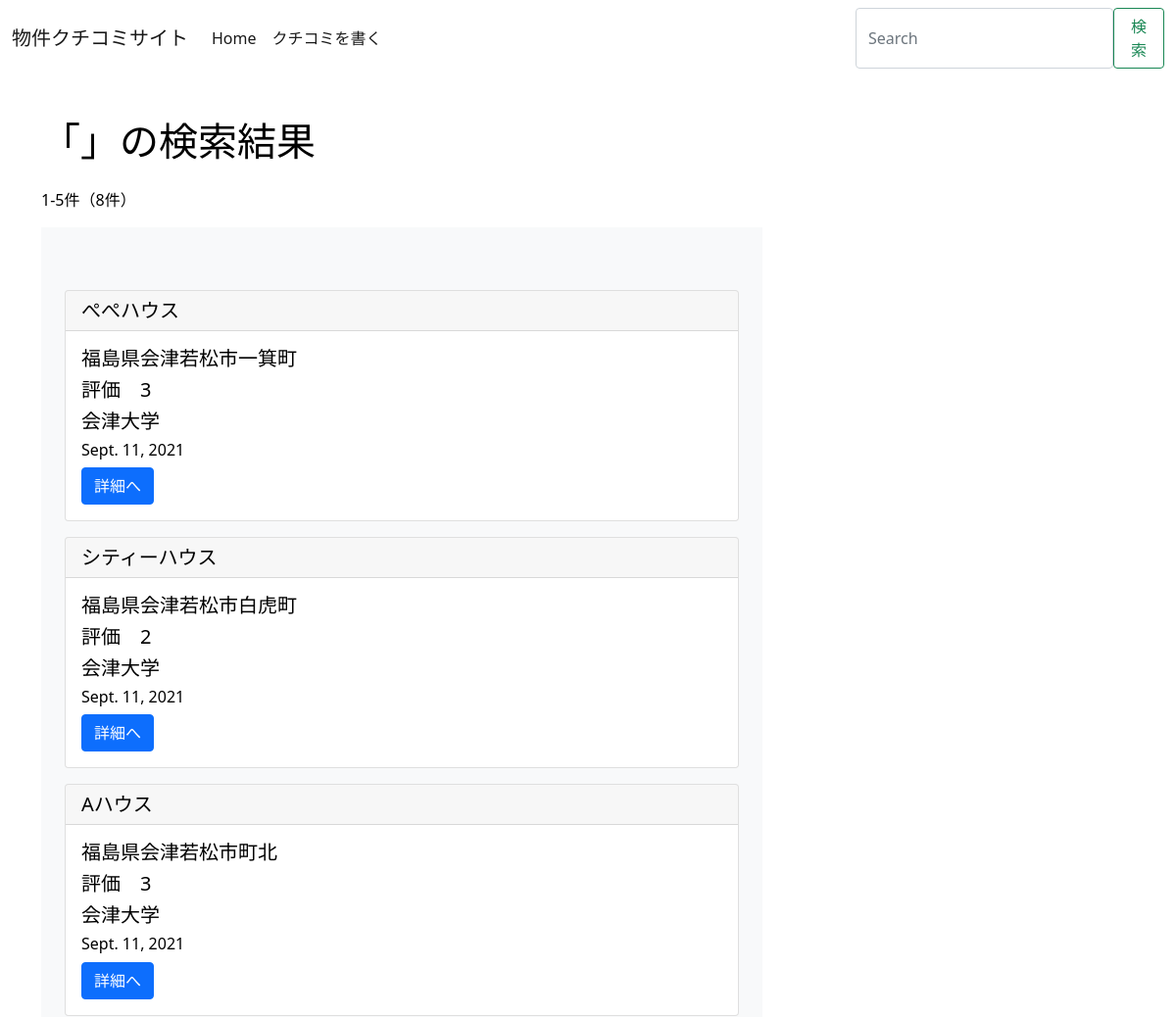
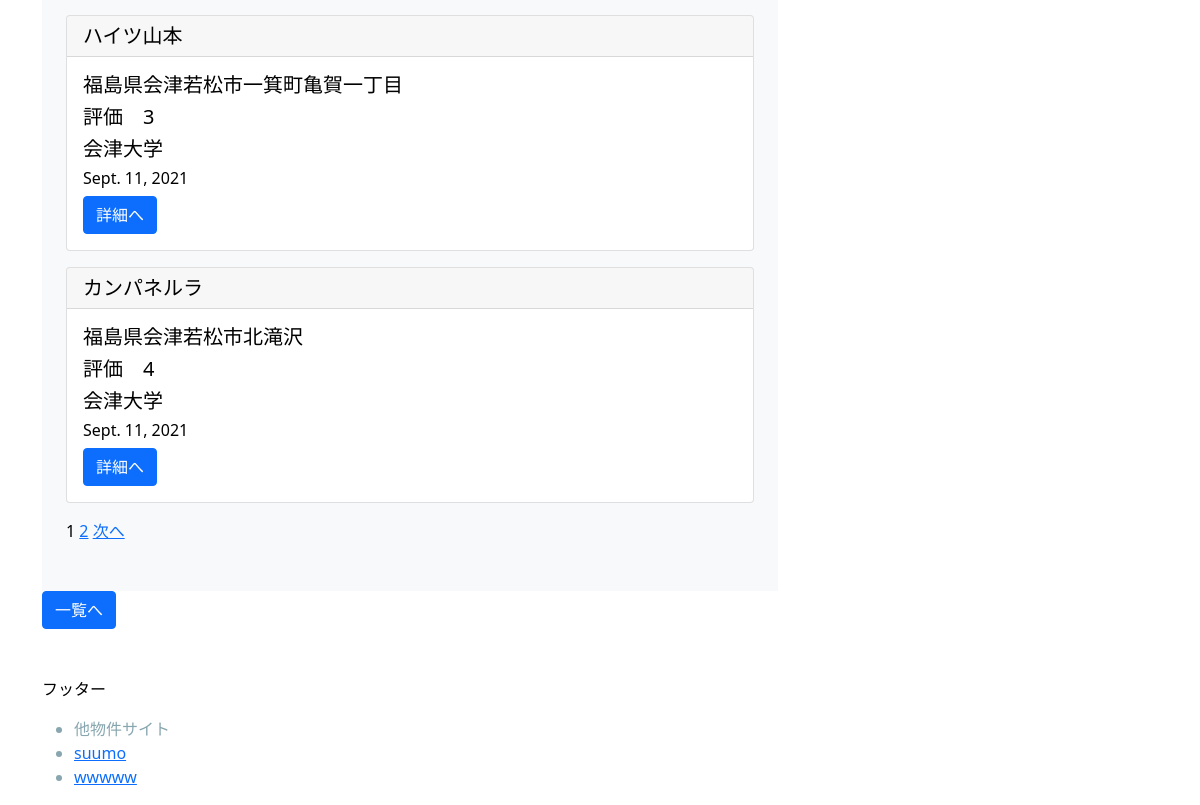
The app's page /search/ with its own data (2 pictures, top to bottom).
### propertypost/models.py (models this page shows, shortened)
class PropertyModel(models.Model):
    property_name = models.CharField(max_length=100)
    school_name = models.CharField(max_length=100)
    content = models.TextField()
    postdate = models.DateField(auto_now_add=True)
    evaluation = models.CharField(
        max_length = 50,
        choices = CATEGORY
    )
    address = models.TextField()

### propertypost/views.py (the view)
# urls.py: path('search/', SearchPostView.as_view(), name='search_post'),
class SearchPostView(ListView):
    model = PropertyModel
    template_name = 'search_post.html'
    paginate_by = 5
    def get_queryset(self):
        query = self.request.GET.get('q', None)
        ''' lookups = (
            Q(title__icontains=query) |
            Q(content__icontains=query) |
            Q(evaluation__icontains=query) |
            Q(address__icontains=query)
        ) '''
        lookups = (
            Q(address__icontains=query) |
            Q(property_name__icontains=query) |
            Q(school_name__icontains=query)
        )
        if query is not None:
            qs = super().get_queryset().filter(lookups).distinct()
            return qs
        qs = super().get_queryset()
        return qs
    def get_context_data(self, **kwargs):
        context = super().get_context_data(**kwargs)
        query = self.request.GET.get('q')
        context['query'] = query
        return context

### templates/search_post.html (shortened to what this page needs)
{% extends "base.html" %}
{% block header %}
{% include "header.html" %}
{% endblock header %}
{% block content %}
<div class="container ">
  <p class="text mt-5">a</p>
  <div class="row my-5">
    <main class="col-md-8">
      <h1 class="mb-4">「{% if query %}{{ query }}{% endif %}」の検索結果</h1>
      <p class="text-right">{{ page_obj.start_index }}-{{ page_obj.end_index }}件（{{ paginator.count }}件）</p>
      {% include "list.html" %}
      <a href="{% url 'list' %}" class="btn btn-primary">一覧へ</a>
    </main>
  </div>
</div>
{% endblock %}

### templates/list.html
<div class="album py-5 bg-light">
    <div class = 'container mt-3'>
        {% for item in object_list %}
        <div class="card mt-3">
            <h5 class="card-header">{{item.property_name}}</h5>
            <div class="card-body">
                <h5 class="card-title">{{item.address}}</h5>
                <h5 class="card-title">評価　{{item.evaluation}}</h5>
                <h5 class="card-title">{{item.school_name}}</h5>
                <h6 class="card-title">{{item.postdate}}</h6>
                <a href="{% url 'detail' item.pk %}" class="btn btn-primary">詳細へ</a>
            </div>
        </div>
        {% endfor %}
        <div class="mt-3">
            {% include "pagination.html" %}
        </div>
    </div>
</div>

### static/css/styles.css (style rules this page uses)
body { color:black; }

### records on screen
PropertyModel: property_name "ぺぺハウス", address "福島県会津若松市一箕町", evaluation "3", school_name "会津大学", postdate "Sept. 11, 2021"
PropertyModel: property_name "シティーハウス", address "福島県会津若松市白虎町", evaluation "2", school_name "会津大学", postdate "Sept. 11, 2021"
PropertyModel: property_name "Aハウス", address "福島県会津若松市町北", evaluation "3", school_name "会津大学", postdate "Sept. 11, 2021"
PropertyModel: property_name "ハイツ山本", address "福島県会津若松市一箕町亀賀一丁目", evaluation "3", school_name "会津大学", postdate "Sept. 11, 2021"
PropertyModel: property_name "カンパネルラ", address "福島県会津若松市北滝沢", evaluation "4", school_name "会津大学", postdate "Sept. 11, 2021"

### other values on screen
{{ page_obj.start_index }} "1"
{{ page_obj.end_index }} "5"
{{ paginator.count }} "8"
{{ num }} "1"
{{ num }} "2"
